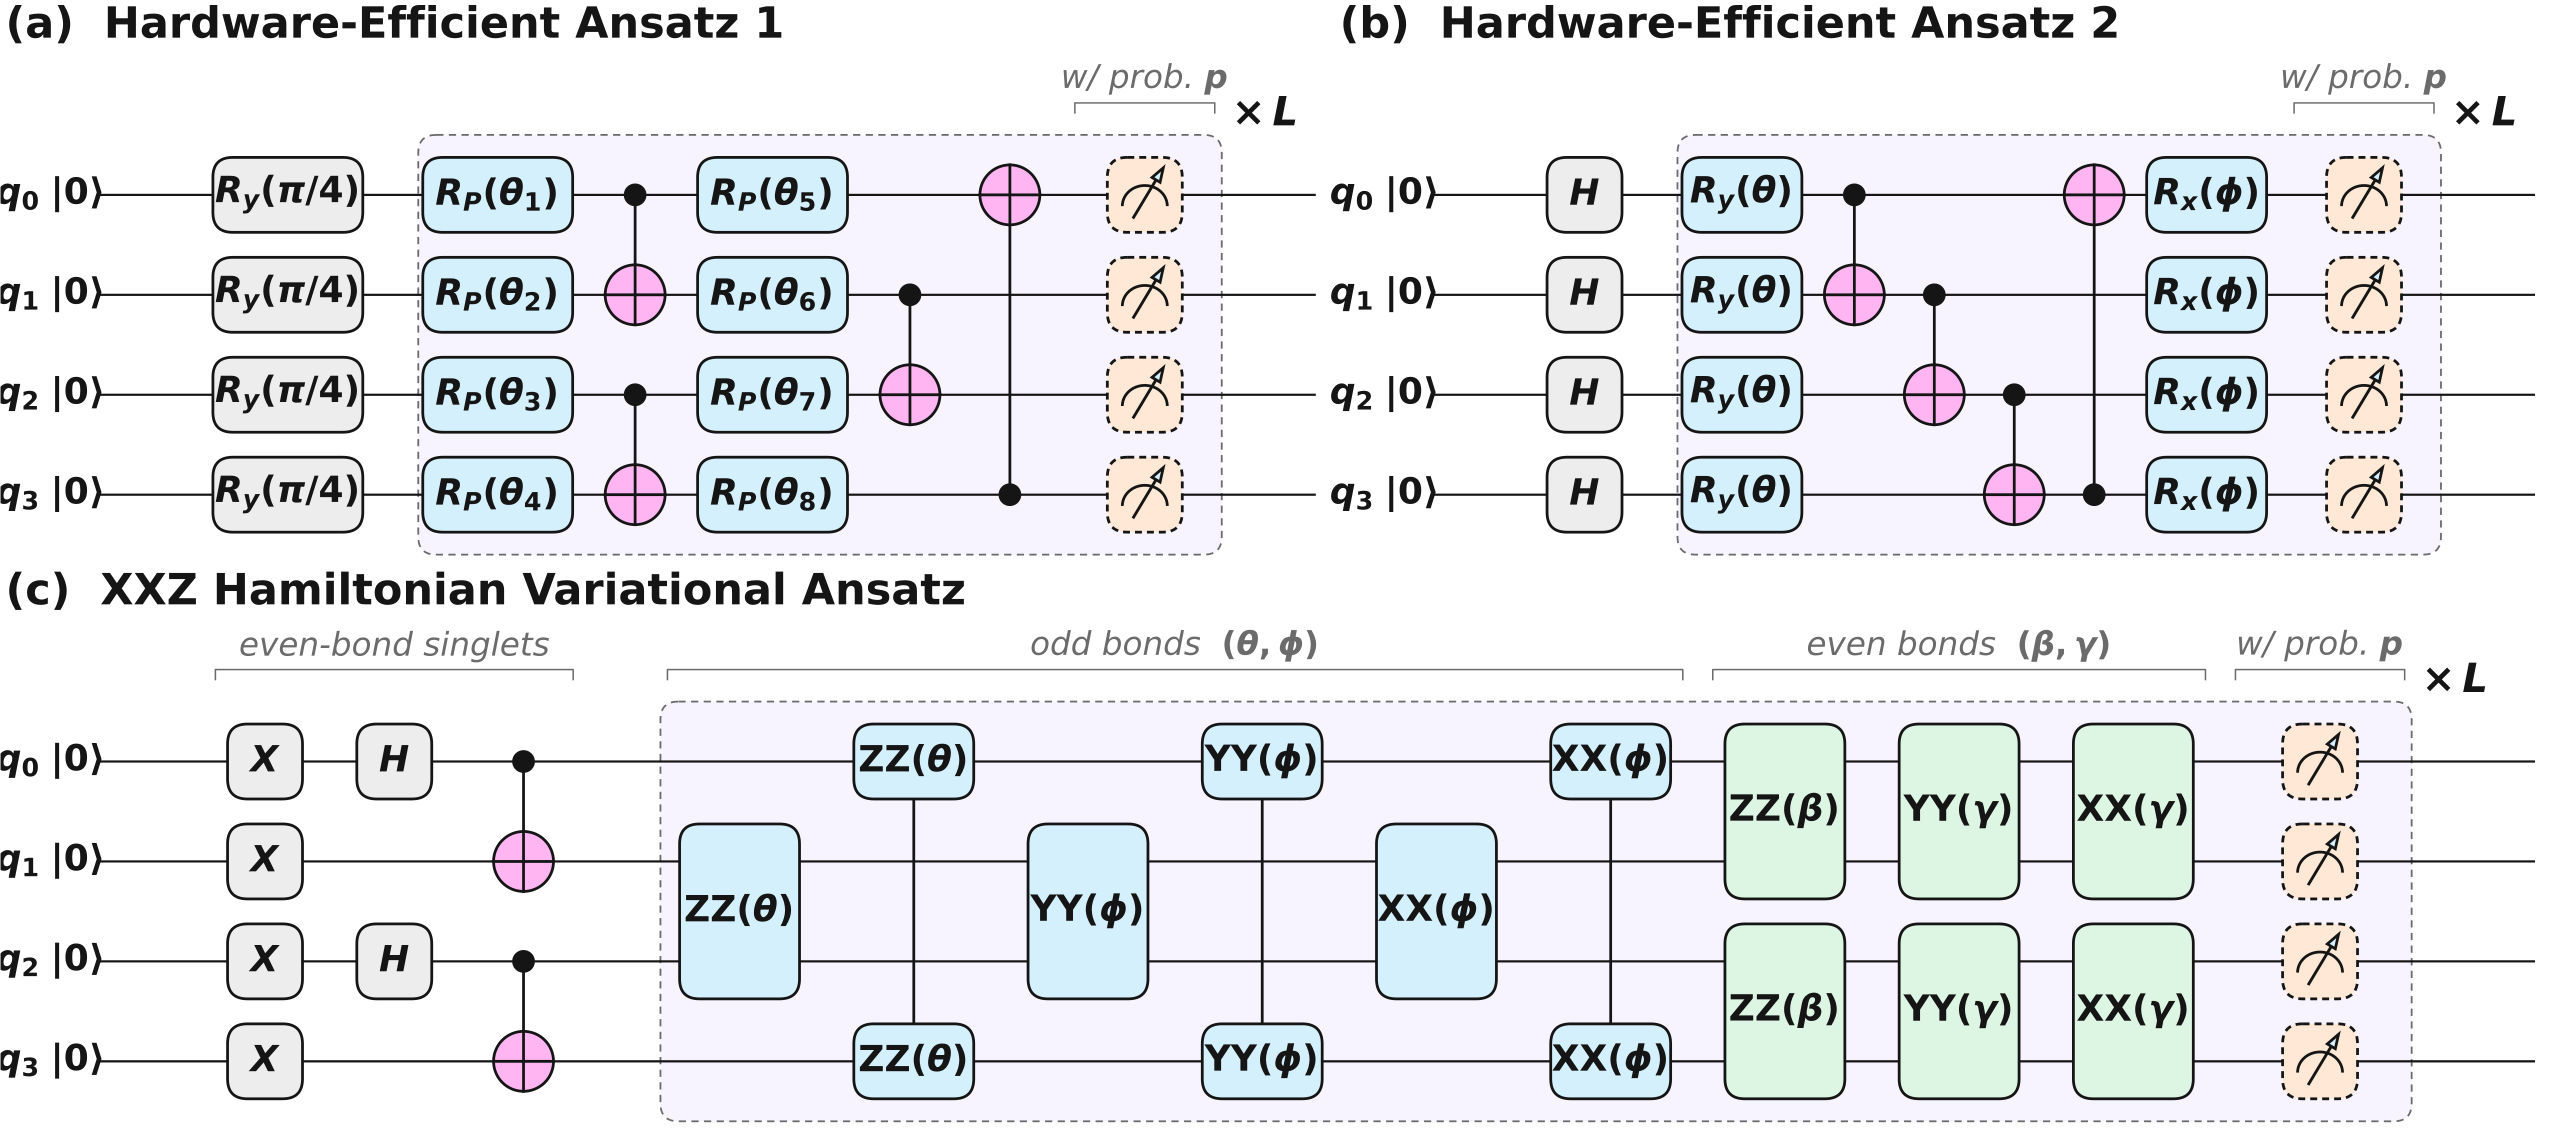

The Python source for this figure:
"""
Circuit diagrams for two hardware-efficient ansatze and the XXZ Hamiltonian variational ansatz in PennyLane's drawing style.

Uses PennyLane's low-level ``MPLDrawer`` (the same engine behind ``qml.draw_mpl``)
so the gates look exactly like PennyLane's, but with control over layout that
``qml.draw_mpl`` does not give:
  * periodic (N-1, 0) two-qubit gates are drawn as two linked boxes on the
    qubits they act on, instead of one tall box that seems to cover every wire;
  * the repeated layer is framed and labelled "x L";
  * the MIPT-style mid-circuit measurements are part of every layer and drawn
    with dashed meters: each qubit is measured with probability p.

Outputs (vector PDF + PNG):
    circuit_diagrams.(pdf|png)   (a) and (b) side by side, (c) underneath; sized for a two-column figure*
    hea1.(pdf|png), hea2.(pdf|png), xxz_hva.(pdf|png)   individual panels
"""

import logging

import matplotlib.pyplot as plt
from matplotlib import patches
from pennylane.drawer import MPLDrawer

logging.getLogger("matplotlib.font_manager").setLevel(logging.ERROR)

# ----------------------------------------------------------------------------
# Palette (PennyLane's blue/pink, plus two neutral tints)
# ----------------------------------------------------------------------------
BLUE = "#D5F0FD"     # PennyLane default gate colour: variational gates
GREEN = "#DDF5E3"    # second sublayer in the HVA (even bonds)
GREY = "#EDEDED"     # fixed (non-variational) state-preparation gates
FRAME = "#F7F4FF"    # repeated-layer background
MEAS = "#FFE9D6"     # probabilistic mid-circuit measurement
INK = "#151515"
MUTED = "#6B6B6B"

# Font sizes are in points at the drawing's native scale (1 grid unit = 1 inch).
# The combined figure is ~23 in wide, so at a two-column text width (~7 in)
# everything shrinks by ~0.3 (see the size report printed by draw_all).
GATE_FS = 26       # gate labels
LABEL_FS = 26      # wire labels  q_i |0>
NOTE_FS = 23.5       # subtitles, brackets, PBC notes
TITLE_FS = 31      # panel titles
PRINT_WIDTH_IN = 7.0   # two-column paper text width, used only to report final sizes

# Compact mode for a paper: the one-line descriptions and "PBC" notes go into the
# LaTeX caption instead (see CAPTION below). Set both True for a self-explaining
# stand-alone figure; it is ~30% taller.
SHOW_DESCRIPTIONS = False
SHOW_PBC_NOTES = False

Y_PAD_BOTTOM = 1.2 if SHOW_PBC_NOTES else 0.72   # room below the last wire


def _y_top(layout):
    """Room above wire 0: more when there are bracket labels to fit."""
    top = -1.4 if any(g[2] == "span" for g in layout.groups) else -0.7   # brackets
    top -= 0.55                                                          # title
    return top - (1.2 if SHOW_DESCRIPTIONS else 0.0)


def _panel_height(layout):
    return layout.n - _y_top(layout) + Y_PAD_BOTTOM - 1

# PennyLane's "pennylane" style (same values as qml.drawer.use_style("pennylane")),
# applied locally through rc_context so global matplotlib settings are untouched.
PL_STYLE = {
    "figure.facecolor": "white",
    "savefig.facecolor": "white",
    "axes.facecolor": "#FFB5F1",      # CNOT target fill
    "patch.facecolor": BLUE,
    "patch.edgecolor": INK,
    "patch.linewidth": 2.0,
    "patch.force_edgecolor": True,
    "lines.color": INK,
    "text.color": INK,
    "font.weight": "bold",
    "mathtext.fontset": "dejavusans",
}
WIRE_OPTS = {"color": INK, "linewidth": 1.6}


# ----------------------------------------------------------------------------
# A tiny layout layer on top of MPLDrawer
# ----------------------------------------------------------------------------
class Layout:
    """Collects columns of operations, then places them left-to-right."""

    def __init__(self, n_qubits):
        self.n = n_qubits
        self.cols = []      # dicts: {"ops": [...], "w": pitch}
        self.groups = []    # (first_col, last_col, kind, label)

    def col(self, *ops, w=1.0):
        self.cols.append({"ops": list(ops), "w": w})
        return len(self.cols) - 1

    def gap(self, w=0.35):
        return self.col(w=w)

    def group(self, first, last, kind, label=""):
        self.groups.append((first, last, kind, label))

    def stretch(self, total):
        """Spread extra horizontal room evenly between columns (gate sizes unchanged)."""
        cur = self.xs()[1]
        if total <= cur:
            return
        extra = (total - cur) / len(self.cols)
        for c in self.cols:
            c.setdefault("bw", c["w"])
            c["w"] += extra

    # x positions of column centres
    def xs(self):
        out, x = [], 0.0
        for c in self.cols:
            out.append(x + c["w"] / 2)
            x += c["w"]
        return out, x


# Operation constructors -----------------------------------------------------
def gate(wires, text, color=BLUE):
    return ("gate", wires, text, color)


def wrap(a, b, text, color=BLUE):
    """Two-qubit gate on non-neighbouring wires (periodic bond)."""
    return ("wrap", (a, b), text, color)


def cnot(ctrl, targ):
    return ("cnot", ctrl, targ)


def meas(q):
    return ("meas", q)


CAPTION = r"""
Circuits for (a) hardware-efficient ansatz 1, (b) hardware-efficient ansatz 2 and
(c) the XXZ Hamiltonian variational ansatz, shown for $N=4$ qubits. Grey gates prepare
the initial state: $R_y(\pi/4)$ on every qubit in (a), $H$ on every qubit in (b), and
singlets $(|01\rangle-|10\rangle)/\sqrt{2}$ on the even bonds in (c). The shaded block is
one layer and is repeated $L$ times. In (a), $R_P\in\{R_x,R_y,R_z\}$ is a randomly chosen
Pauli rotation; in (b), all qubits share $\theta$ and $\phi$; in (c), the odd bonds use
$(\theta,\phi)$ and the even bonds use $(\beta,\gamma)$. Gates linking qubits $N-1$ and $0$
implement periodic boundary conditions. At the end of every layer, each qubit is
measured with probability $p$ (dashed meters).
"""


def add_meas_column(L):
    """Probabilistic measurement of every qubit at the end of a layer."""
    c = L.col(*[meas(q) for q in range(L.n)], w=1.7)
    L.group(c, c, "span", r"w/ prob. $p$")
    return c


def _pbc_note(ax, x, n):
    if not SHOW_PBC_NOTES:
        return
    ax.text(x, n - 1 + 0.88, "PBC", ha="center", va="center", fontsize=NOTE_FS,
            color=MUTED, fontweight="normal")


def render(layout, title, subtitle, fig=None, x_end=None):
    n = layout.n
    xs, width = layout.xs()
    x_end = width if x_end is None else x_end
    y_top = _y_top(layout)

    drawer = MPLDrawer(n_layers=width, wire_map={q: q for q in range(n)}, fig=fig,
                       wire_options=WIRE_OPTS, figsize=(x_end + 2.2, _panel_height(layout)))
    ax = drawer.ax
    ax.set_xlim(-2.0, x_end + 0.2)
    ax.set_ylim(n - 1 + Y_PAD_BOTTOM, y_top)

    drawer.label([rf"$q_{q}\;|0\rangle$" for q in range(n)],
                 text_options={"ha": "center", "va": "center", "fontsize": LABEL_FS})

    for c, x in zip(layout.cols, xs):
        extra = max(0.0, c.get("bw", c["w"]) - 1.0)
        for op in c["ops"]:
            kind = op[0]
            if kind == "gate":
                _, wires, text, color = op
                drawer.box_gate(x, wires, text, box_options={"facecolor": color},
                                text_options={"fontsize": GATE_FS}, extra_width=extra,
                                autosize=False)
            elif kind == "wrap":
                _, (a, b), text, color = op
                ax.plot([x, x], [a, b], color=INK, lw=2, zorder=1.5,
                        solid_capstyle="round")
                for q in (a, b):
                    drawer.box_gate(x, q, text, box_options={"facecolor": color},
                                    text_options={"fontsize": GATE_FS}, extra_width=extra,
                                    autosize=False)
                _pbc_note(ax, x, n)
            elif kind == "cnot":
                _, ctrl, targ = op
                drawer.CNOT(x, [ctrl, targ], options={"color": INK, "linewidth": 2})
                if abs(ctrl - targ) == n - 1 and n > 2:
                    _pbc_note(ax, x, n)
            elif kind == "meas":
                # dashed meter = measured with probability p (MIPT-style)
                drawer.measure(x, op[1],
                               box_options={"facecolor": MEAS, "linestyle": (0, (2.5, 1.8))})

    # Group annotations
    for first, last, kind, label in layout.groups:
        x0 = xs[first] - layout.cols[first]["w"] / 2
        x1 = xs[last] + layout.cols[last]["w"] / 2
        if kind == "repeat":
            box = patches.FancyBboxPatch(
                (x0 + 0.08, -0.6), x1 - x0 - 0.16, n - 1 + 1.2,
                boxstyle="round,pad=0,rounding_size=0.18",
                facecolor=FRAME, edgecolor=MUTED, lw=1.3, ls=(0, (4, 3)), zorder=0)
            ax.add_patch(box)
            ax.text(x1 + 0.02, -0.6, r"$\times\,L$", ha="left", va="bottom",
                    fontsize=TITLE_FS - 2, color=INK)
        elif kind == "span":
            y = -0.92
            xa, xb = x0 + 0.15, x1 - 0.15
            ax.plot([xa, xa, xb, xb], [y + 0.1, y, y, y + 0.1], color=MUTED, lw=1.1)
            ax.text((x0 + x1) / 2, y - 0.07, label, ha="center", va="bottom",
                    fontsize=NOTE_FS, color=MUTED, fontweight="normal", style="italic")

    ax.text(-1.95, y_top + 0.05, title, ha="left", va="top", fontsize=TITLE_FS, color=INK)
    if SHOW_DESCRIPTIONS:
        ax.text(-1.95, y_top + 0.66, subtitle, ha="left", va="top", fontsize=NOTE_FS,
                linespacing=1.35, color=MUTED, fontweight="normal")
    return drawer


# ----------------------------------------------------------------------------
# The three ansätze (one variational layer shown, framed as "x L")
# ----------------------------------------------------------------------------
def hea1(n):
    L = Layout(n)
    L.col(*[gate(q, r"$R_y(\pi/4)$", GREY) for q in range(n)], w=1.75)
    L.gap()
    a = L.col(*[gate(q, rf"$R_{{P}}(\theta_{{{q + 1}}})$") for q in range(n)], w=1.75)
    L.col(*[cnot(q, q + 1) for q in range(0, n - 1, 2)])
    L.col(*[gate(q, rf"$R_{{P}}(\theta_{{{n + q + 1}}})$") for q in range(n)], w=1.75)
    L.col(*[cnot(q, q + 1) for q in range(1, n - 1, 2)])
    L.col(cnot(n - 1, 0))
    b = add_meas_column(L)
    L.group(a, b, "repeat")
    L.gap(0.85)
    return L, "(a)  Hardware-Efficient Ansatz 1", (
        r"$R_y(\pi/4)$ init  ·  random Pauli rotations $R_P\in\{R_x,R_y,R_z\}$" "\n"
        r"even/odd periodic CNOTs  ·  each qubit measured with probability $p$")


def hea2(n):
    L = Layout(n)
    L.col(*[gate(q, r"$H$", GREY) for q in range(n)])
    L.gap()
    a = L.col(*[gate(q, r"$R_y(\theta)$") for q in range(n)], w=1.45)
    for q in range(n - 1):
        L.col(cnot(q, q + 1), w=0.8)
    L.col(cnot(n - 1, 0), w=0.8)
    L.col(*[gate(q, r"$R_x(\phi)$") for q in range(n)], w=1.45)
    b = add_meas_column(L)
    L.group(a, b, "repeat")
    L.gap(0.85)
    return L, "(b)  Hardware-Efficient Ansatz 2", (
        r"$H$ init  ·  shared $R_y(\theta)$  ·  periodic CNOT ladder  ·  shared $R_x(\phi)$" "\n"
        r"each qubit measured with probability $p$")


def xxz_hva(n):
    assert n % 2 == 0 and n >= 4, "XXZ-HVA needs an even number of qubits (>= 4)"
    L = Layout(n)
    even = [(q, q + 1) for q in range(0, n, 2)]
    odd_bulk = [(q, q + 1) for q in range(1, n - 1, 2)]

    # Singlet prep on even bonds: X⊗X, H on first, CNOT -> (|01> - |10>)/sqrt2
    s0 = L.col(*[gate(q, r"$X$", GREY) for q in range(n)])
    L.col(*[gate(a, r"$H$", GREY) for a, _ in even])
    s1 = L.col(*[cnot(a, b) for a, b in even])
    L.group(s0, s1, "span", "even-bond singlets")
    L.gap()

    first = None
    for name, p in (("ZZ", r"\theta"), ("YY", r"\phi"), ("XX", r"\phi")):
        c = L.col(*[gate([a, b], rf"$\mathrm{{{name}}}({p})$") for a, b in odd_bulk], w=1.45)
        L.col(wrap(n - 1, 0, rf"$\mathrm{{{name}}}({p})$"), w=1.45)
        first = c if first is None else first
    odd_end = len(L.cols) - 1
    L.group(first, odd_end, "span", r"odd bonds  $(\theta,\phi)$")

    e0 = None
    for name, p in (("ZZ", r"\beta"), ("YY", r"\gamma"), ("XX", r"\gamma")):
        c = L.col(*[gate([a, b], rf"$\mathrm{{{name}}}({p})$", GREEN) for a, b in even], w=1.45)
        e0 = c if e0 is None else e0
    L.group(e0, len(L.cols) - 1, "span", r"even bonds  $(\beta,\gamma)$")
    m = add_meas_column(L)
    L.group(first, m, "repeat", "")
    L.gap(0.85)
    return L, "(c)  XXZ Hamiltonian Variational Ansatz", (
        r"singlet init  ·  odd-bond $ZZ/YY/XX$ $(\theta,\phi)$  ·  even-bond $ZZ/YY/XX$ $(\beta,\gamma)$" "\n"
        r"each qubit measured with probability $p$")


# ----------------------------------------------------------------------------
def _as_drawer_target(subfig):
    # MPLDrawer resizes the figure it is given; a SubFigure has a fixed size,
    # so make those calls no-ops and let MPLDrawer draw into the sub-panel.
    subfig.set_figwidth = subfig.set_figheight = lambda *a, **k: None
    return subfig


def draw_all(n_qubits=4, prefix=""):
    with plt.rc_context(PL_STYLE):
        return _draw_all(n_qubits, prefix)


def _draw_all(n_qubits, prefix):
    builders = (("hea1", hea1), ("hea2", hea2), ("xxz_hva", xxz_hva))
    panels = [(name, *fn(n_qubits)) for name, fn in builders]

    # individual panels
    for name, layout, title, sub in panels:
        d = render(layout, title, sub)
        for ext in ("pdf", "png"):
            d.fig.savefig(f"{prefix}{name}.{ext}", dpi=300)
        plt.close(d.fig)

    # combined figure: (a) | (b) on the top row, (c) on the bottom row.
    # Every panel is drawn at 1 data unit = 1 inch, so gates are the same size everywhere.
    (_, La, ta, sa), (_, Lb, tb, sb), (_, Lc, tc, sc) = panels
    wa, wb, wc = (Lx.xs()[1] + 2.2 for Lx in (La, Lb, Lc))   # panel widths incl. wire labels
    W = max(wa + wb, wc)
    h_top = max(_panel_height(La), _panel_height(Lb))
    h_bot = _panel_height(Lc)

    fig = plt.figure(figsize=(W, h_top + h_bot))
    top, bot = fig.subfigures(2, 1, height_ratios=[h_top, h_bot])
    sf_a, sf_b = top.subfigures(1, 2, width_ratios=[wa, W - wa])
    render(La, ta, sa, fig=_as_drawer_target(sf_a))
    render(Lb, tb, sb, fig=_as_drawer_target(sf_b), x_end=W - wa - 2.2)
    Lc.stretch(W - 2.2)          # fill the bottom row instead of leaving a blank strip
    render(Lc, tc, sc, fig=_as_drawer_target(bot))
    for ext in ("pdf", "png"):
        fig.savefig(f"{prefix}circuit_diagrams.{ext}", dpi=300)
    k = PRINT_WIDTH_IN / W
    print(f"Combined figure {W:.1f} in wide. At {PRINT_WIDTH_IN} in print width: "
          f"gate labels {GATE_FS * k:.1f} pt, notes {NOTE_FS * k:.1f} pt, titles {TITLE_FS * k:.1f} pt")
    return fig


if __name__ == "__main__":
    draw_all(n_qubits=4)
    plt.show()
